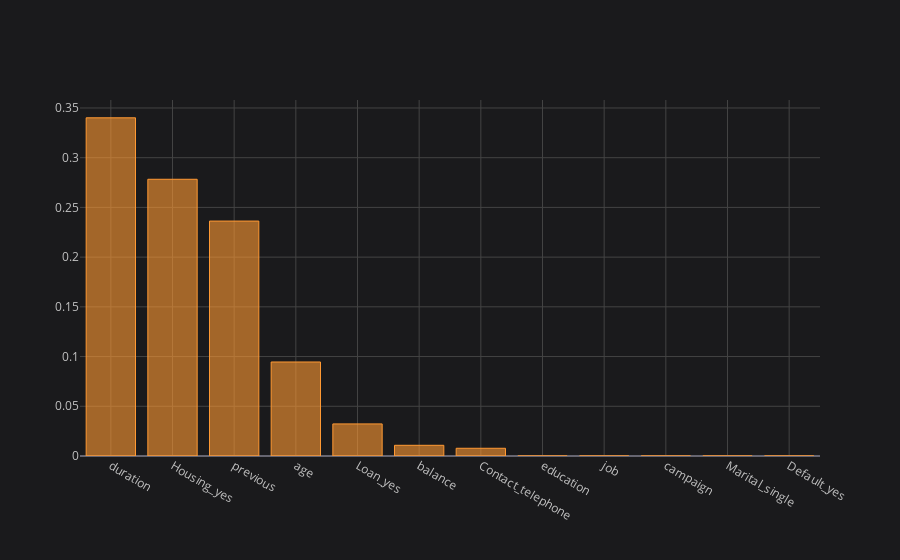

Notebook code cell kept with this figure:
### Code cell
results2 = pd.Series(ac.feature_importances_,index = test_x.columns).sort_values(ascending= False)
results2.iplot(kind = "bar")

### Figure 1 — Plotly figure (JSON) as saved in the notebook; plotly's stock layout.template omitted (floating-point values rounded to 4 significant figures)
{"data": [{"marker": {"color": "rgba(255, 153, 51, 0.6)", "line": {"color": "rgba(255, 153, 51, 1.0)", "width": 1}}, "name": "None", "orientation": "v", "text": "", "type": "bar", "x": ["duration", "Housing_yes", "previous", "age", "Loan_yes", "balance", "Contact_telephone", "education", "job", "campaign", "Marital_single", "Default_yes"], "y": [0.3401, 0.2783, 0.2363, 0.09455, 0.03227, 0.01076, 0.007772, 0, 0, 0, 0, 0]}], "layout": {"autosize": true, "legend": {"bgcolor": "#1A1A1C", "font": {"color": "#D9D9D9"}}, "paper_bgcolor": "#1A1A1C", "plot_bgcolor": "#1A1A1C", "title": {"font": {"color": "#D9D9D9"}}, "xaxis": {"autorange": true, "gridcolor": "#434343", "range": [-0.5, 11.5], "showgrid": true, "tickfont": {"color": "#C2C2C2"}, "title": {"font": {"color": "#D9D9D9"}, "text": ""}, "type": "category", "zerolinecolor": "#666570"}, "yaxis": {"autorange": true, "gridcolor": "#434343", "range": [0, 0.358], "showgrid": true, "tickfont": {"color": "#C2C2C2"}, "title": {"font": {"color": "#D9D9D9"}, "text": ""}, "type": "linear", "zerolinecolor": "#666570"}}}
